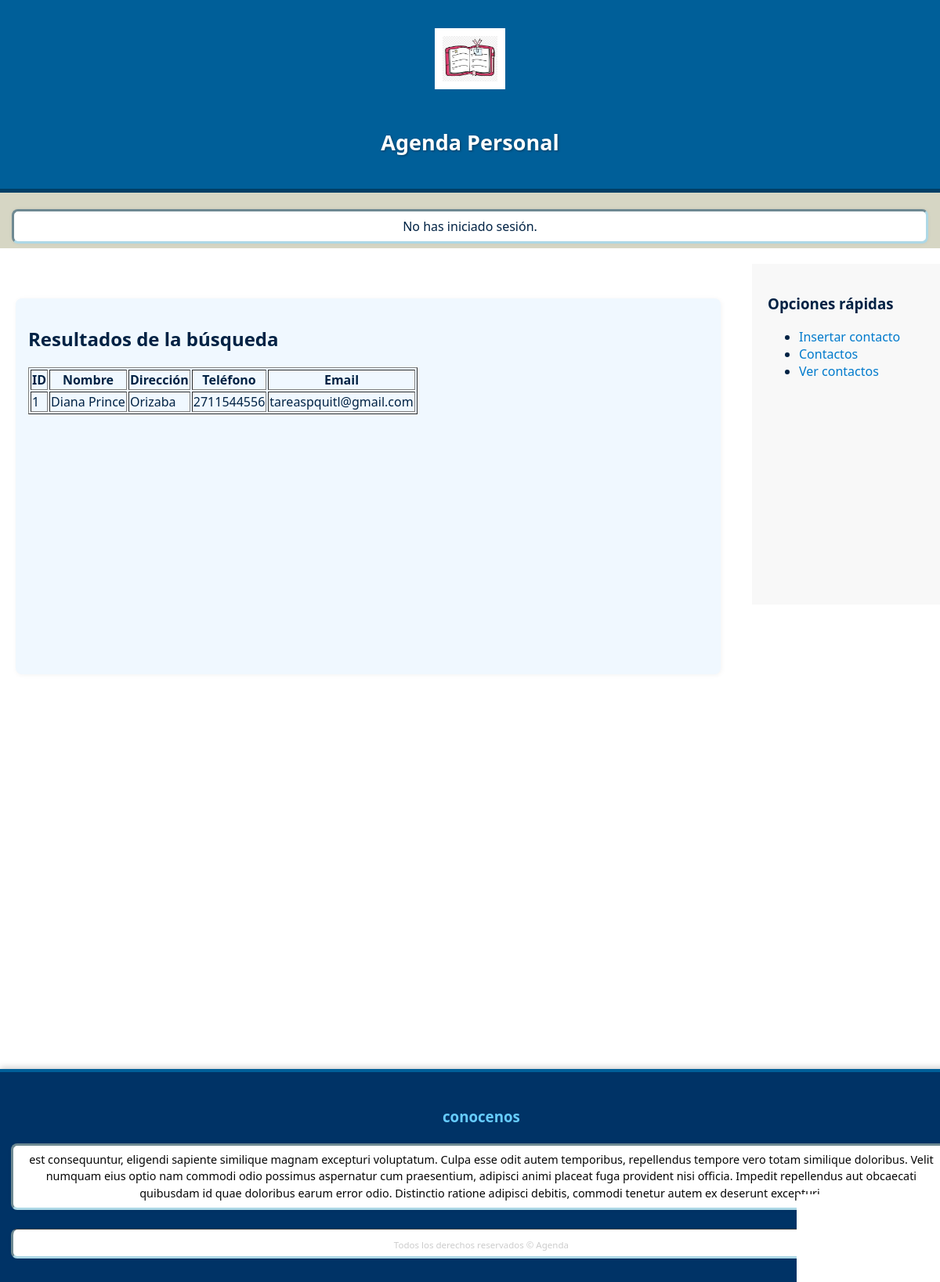
The page /resultados.php?Nombre=Diana Prince on the database its author committed.
### tables this page shows
CREATE TABLE `contactos` (
  `id` int(11) NOT NULL,
  `nombre` varchar(40) NOT NULL,
  `direccion` varchar(40) NOT NULL,
  `telefono` varchar(40) NOT NULL,
  `email` varchar(40) NOT NULL,
  `id_usuario` int(11) NOT NULL
);

### resultados.php (the view, shortened to what this page needs)
<?php
include_once("menu.php");
?>
<section class="container1">
<?php
if (isset($_GET["Nombre"]) && !empty(trim($_GET["Nombre"]))) {
    $nombreBuscar = trim($_GET["Nombre"]);
    $oMysql = conectarDB();
    $Query = "SELECT * FROM contactos WHERE nombre = ?";
    $stmt = $oMysql->prepare($Query);
    $stmt->bind_param("s", $nombreBuscar);
    $stmt->execute();
    $Result = $stmt->get_result();
    echo "<h2>Resultados de la búsqueda</h2>";
    if ($Result->num_rows == 0) {
        echo "<p>No se encontró ningún contacto con ese nombre.</p>";
    } else {
        echo "<table class='tabla-contactos' border='1'>";
        echo "<thead><tr><th>ID</th><th>Nombre</th><th>Dirección</th><th>Teléfono</th><th>Email</th></tr></thead><tbody>";
        while ($row = $Result->fetch_assoc()) {
            echo "<tr>";
            echo "<td>" . htmlspecialchars($row["id"]) . "</td>";
            echo "<td>" . htmlspecialchars($row["nombre"]) . "</td>";
            echo "<td>" . htmlspecialchars($row["direccion"]) . "</td>";
            echo "<td>" . htmlspecialchars($row["telefono"]) . "</td>";
            echo "<td>" . htmlspecialchars($row["email"]) . "</td>";
            echo "</tr>";
        }
        echo "</tbody></table>";
    }
} else {
    echo "<p>Por favor, ingrese un nombre para buscar.</p>";
}
?>
</section>

### css/sty.css (style rules this page uses)
a:link { color: #007acc; text-decoration: none; transition: color 0.3s ease; }
img.logo { width:70px; height:70px; }
p { margin-bottom: 0.06em; padding: 0.5em; border: medium inset #add8e6; border-radius: 8px; background-color: #ffffff; box-shadow: 0 0 5px rgba(0, 0, 0, 0.05); }
body { font-family: 'Segoe UI', Verdana, Helvetica, Arial, "Times New Roman", sans-serif; color: #002244; background-image: url("ruta/a/tu/imagen.jpg"); background-size: cover; background-position: center; background-repeat: no-repeat; min-height: 100vh; margin: 0; padding: 0; }
img, video, canvas { max-width: 100%; display: block; }
header { padding: 1em; color: #ffffff; font-weight: bold; font-size: large; background-color: #005f99; text-align: center; text-transform: capitalize; text-shadow: 1px 1px 3px rgba(0, 0, 0, 0.4); border-bottom: 5px solid #003f66; display: flex; flex-direction: column; align-items: center; justify-content: center; }
img.logo { height: auto; margin-bottom: 0.5em; }
#titPral { display: inline; vertical-align: 90%; }
.contenedor { display: flex; flex-wrap: wrap; justify-content: space-between; align-items: flex-start; }
section { width: 75%; min-height: 30em; margin: 20px; padding: 1em; background-color: #f0f8ff; border-radius: 8px; box-shadow: 1px 1px 6px rgba(0, 0, 0, 0.05); text-transform: none; box-sizing: border-box; }
.sidebar, aside { width: 25%; padding: 10px; background-color: rgb(44, 119, 209); box-sizing: border-box; }
aside { float: right; height: 435px; margin: 20px -10px 20px 0; background: rgb(251, 251, 249); }
footer { clear: both; text-align: center; background: #ccc; width: 100%; background-color: #003366; color: #ffffff; padding: 2em 1em; font-size: 0.9em; border-top: 4px solid #005f99; box-shadow: 0 -2px 8px rgba(0, 0, 0, 0.2); margin-top: 440px; }
footer h2 { font-size: 1.3em; margin-bottom: 0.5em; color: #66ccff; }
footer .nosotros, footer .menu-navegacion { flex: 1 1 300px; }
footer p { margin-top: 1.5em; line-height: 1.5; color: #060606; }
footer .copyright { text-align: center; margin-top: 2em; font-size: 0.8em; color: #cccccc; border-top: 1px solid #444; padding-top: 1em; }
.sidebar { width: 250px; background-color: #f0f0f0; padding: 20px; }
.sidebar { width: 250px; padding: 20px; background-color: #f8f8f8; }

### rows shown on the page
contactos: id "1", nombre "Diana Prince", direccion "Orizaba", telefono "2711544556", email "tareaspquitl@gmail.com"
